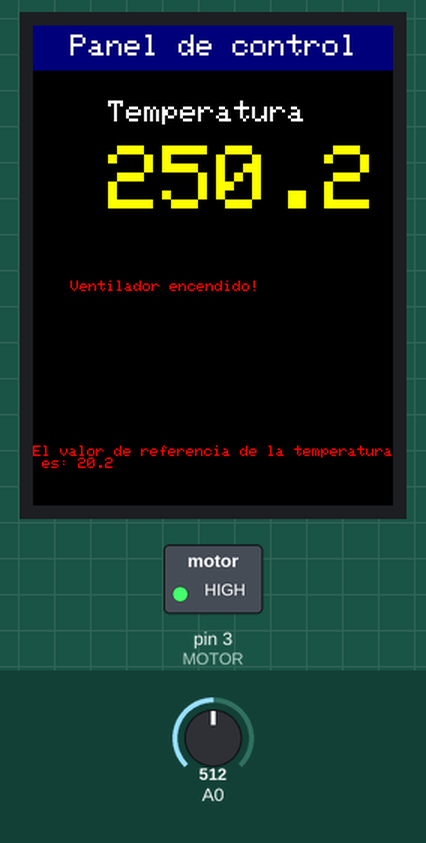
Bench run of a sketch on a simulated Arduino Uno, built with avr-gcc and run on an emulated ATmega328P. On the bench: 240×320 colour display, switched loads named in the sketch (green lamp = pin HIGH). The test bench sets the inputs (shaded band); at power-on: A0 = 512.

Above: at 1.4 s.
1.5 s: A0 set to 44
At 3.4 s:
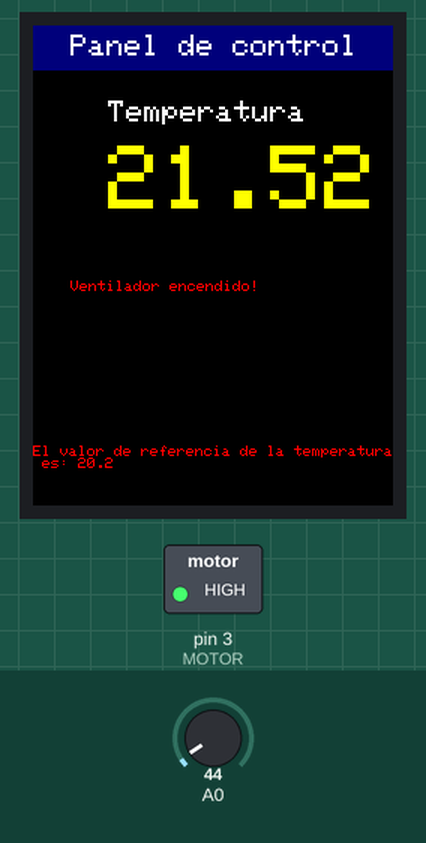
3.7 s: A0 set to 38
At 4.8 s:
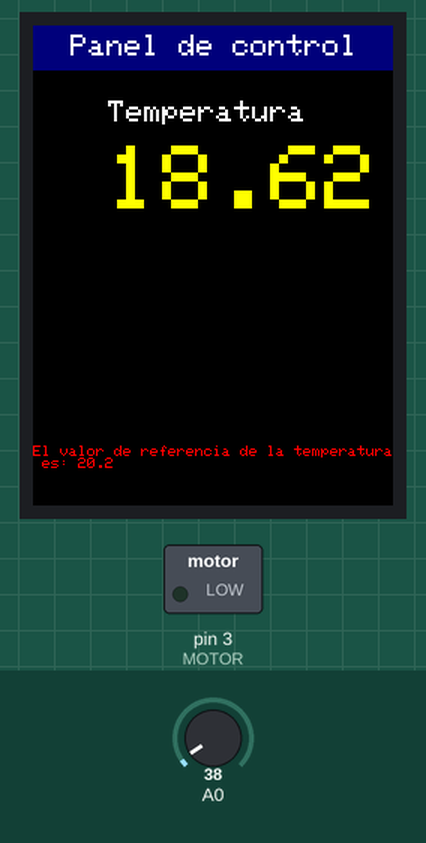
5.8 s: A0 set to 0
At 7.2 s:
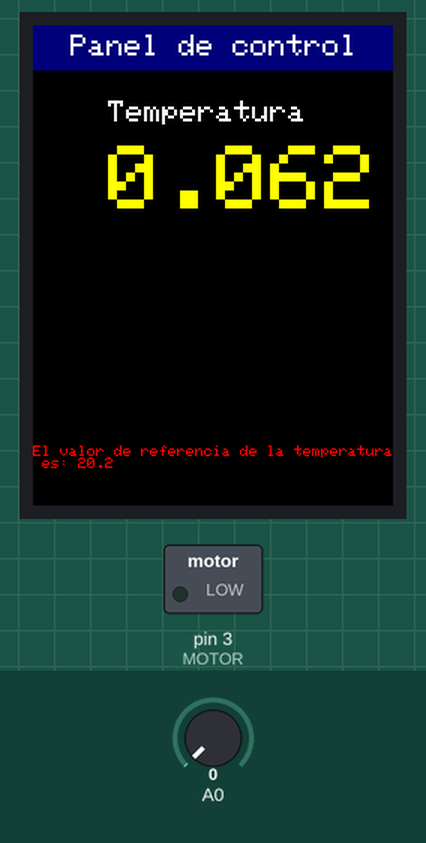
Timing chart, 0 to 8.8 s (numbered marks = the images above; inputs shaded):
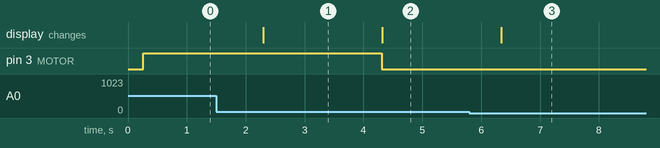

The sketch:

ProyectoArduinoControlTemperatura.ino
```cpp
#include <SPI.h>    // incluye libreria bus SPI
#include <Adafruit_GFX.h> // incluye libreria para manejo de graficos
#include <Adafruit_ILI9341.h> // incluye libreria para controlador ILI9341

#define TFT_DC 9    // define constante TFT_DC con numero 9
#define TFT_CS 10   // define constante TFT_CS con numero 10

Adafruit_ILI9341 tft = Adafruit_ILI9341(TFT_CS, TFT_DC);  // crea objeto

int SENSOR;
float TEMPERATURA;
int MOTOR = 3;
float REFERENCIA;

void setup() {
  pinMode(MOTOR, OUTPUT);
  REFERENCIA = ((41.246337*5000.0)/1023)/10;;
  tft.begin();          // inicializa pantalla
  tft.setRotation(0);       // establece posicion vertical con pines hacia abajo
  tft.fillScreen(ILI9341_BLACK);    // fondo de pantalla de color negro
  tft.fillRect(0, 0, 240, 30, ILI9341_NAVY);  // rectangulo azul naval a modo de fondo de titulo
  tft.setTextColor(ILI9341_WHITE);    // color de texto en blanco
  tft.setTextSize(2);       // escala de texto en 2
  tft.setCursor(25,6);        // ubica cursor
  tft.print("Panel de control");    // imprime texto
  tft.setCursor(50,50);        // ubica cursor
  tft.print("Temperatura");   // imprime texto
  tft.setCursor(0,280);
  tft.setTextColor(ILI9341_RED, ILI9341_BLACK);  // texto en color amarillo
  tft.setTextSize(1);
  tft.print("El valor de referencia de la temperatura es: ");
  tft.println(REFERENCIA,1);
}

void loop() {
  SENSOR = analogRead(A0);
  TEMPERATURA = ((SENSOR*5000.0)/1023)/10;
  tft.setTextColor(ILI9341_YELLOW, ILI9341_BLACK);  // texto en color amarillo
  tft.setTextSize(6);   // escala de texto en 6
  tft.setCursor(50,80);   // ubica cursor
  tft.println(TEMPERATURA, 1);    // valor que representa la temperatura del sensor
  if(TEMPERATURA > REFERENCIA){
      digitalWrite(MOTOR, HIGH);
      tft.setCursor(25,170);        // ubica cursor
      tft.setTextColor(ILI9341_RED, ILI9341_BLACK);  // texto en color amarillo
      tft.setTextSize(1);
      tft.print("Ventilador encendido!");

   } else{
    digitalWrite(MOTOR, LOW);
    tft.setCursor(25,170);        // ubica cursor
      tft.setTextColor(ILI9341_RED, ILI9341_BLACK);  // texto en color amarillo
      tft.setTextSize(1);
      tft.print("                     ");
   }
   delay(1000);
}
```

Measured:
- the behaviour switches between 42 and 41 on A0 (found by bisection; images 1 and 2)
- after the input at 1.5 s, the display: changes after 0.79 s (image 1)
- after the input at 3.7 s, pin 3 (MOTOR): HIGH → LOW after 0.61 s; the display: changes after 0.62 s (image 2)
- after the input at 5.8 s, the display: changes after 0.54 s (image 3)
